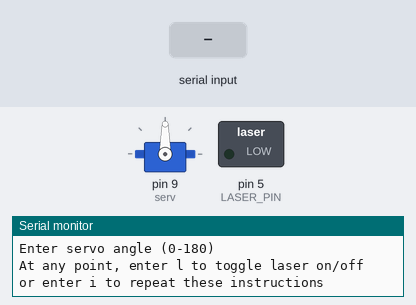
Recording of a sketch running on a simulated Arduino Uno, built with avr-gcc and run on an emulated ATmega328P. Parts: servo, switched loads named in the sketch (green lamp = pin HIGH), the last lines printed to the serial monitor. Inputs (shaded band) come from the test bench.

Above: at 2.2 s.
2.3 s: "l" received over Serial
At 4.1 s:
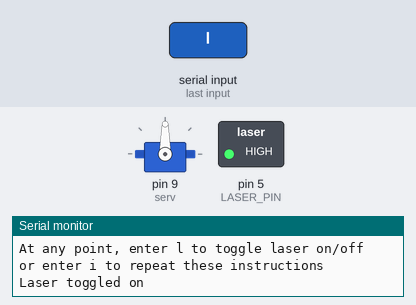
4.7 s: "5\n" received over Serial
At 6.9 s:
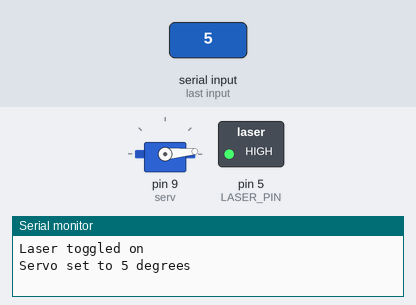
7.2 s: "200\n" received over Serial
At 9.0 s:
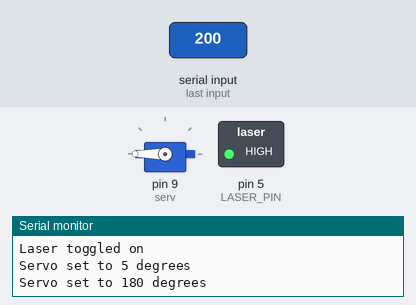
9.6 s: "l" received over Serial
At 11.7 s:
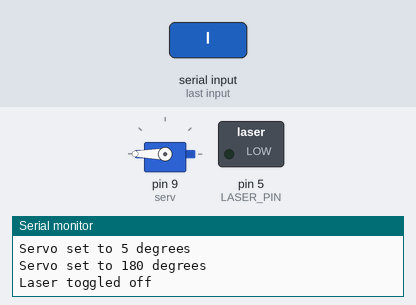
12.0 s: "5\n" received over Serial
At 13.9 s:
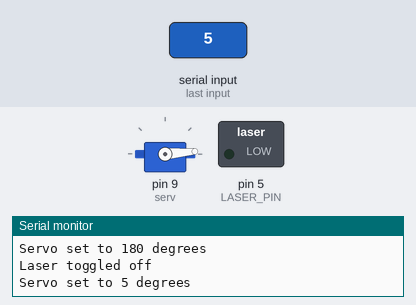
14.5 s: "90\n" received over Serial
At 16.9 s:
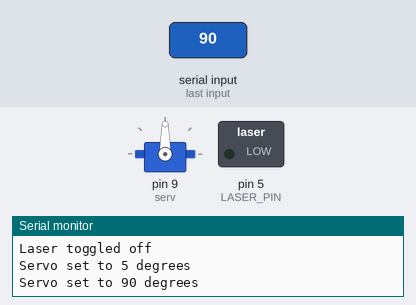
Timing chart, 0 to 17.9 s (numbered marks = the images above; inputs shaded):
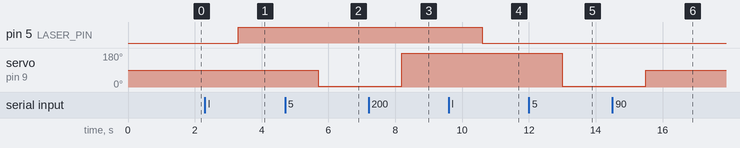

The sketch:

SG90_KY008_UserInput_Example.ino
```cpp
/*
  Reads a value from Serial Monitor and moves servo to that angle
  Turns on laser pointer when in use
*/

#include <Servo.h>
#define LASER_PIN 5 // define digital pin connected to laser pointer

Servo serv;  // create Servo object to control a servo

int pos = 0;  // variable to store servo position
bool laser = false;  // variable to store on/off state of laser
bool asked = false;  // variable stop instructions being repeated forever

void setup() {
  Serial.begin(115200); // serial connection at 115200 baud
  serv.attach(9);  // attaches the servo on pin 9 to the Servo object
  pinMode(LASER_PIN, OUTPUT);  // configures laser pointer pin as an output
  delay(1000);  // wait a second after startup to allow for board reset
}

void loop() {
  // Print instructions once, then wait for a response
  if (!asked) {
    Serial.println("Servo Testing Started.");
    Serial.println("Enter servo angle (0-180)");
    Serial.println("At any point, enter l to toggle laser on/off or enter i to repeat these instructions");
    asked = true;
  }

  // Check user response
  if (Serial.available() > 0) {
    String input = Serial.readString();
    input.trim(); // removes trailing whitespace/newline

    if (input.length() > 0) {
      // Check if the input is a valid positive number
      bool isNumber = true;
      for (int i = 0; i < input.length(); i++) {
        if (!isDigit(input.charAt(i))) {
          isNumber = false;
          break;
        }
      }

      if (isNumber) { // if input was a number, set servo state
        int angle = input.toInt();
        if (angle > 180) {
          angle = 180;
        }
        serv.write(angle);
        Serial.print("Servo set to ");
        Serial.print(angle);
        Serial.println(" degrees");
      }
      else { // if input was not a number and instead was "l" or "L" then toggle laser state
        input.toLowerCase(); // make it lowercase
        if (input == "l") {
          laser = !laser;
          if (laser) {
            Serial.println("Laser toggled on");
          }
          else {
            Serial.println("Laser toggled off");
          }
        } // if input was an "i" or "I" then repeat the instructions
        else if (input == "i") {
          Serial.println("Enter servo angle (0-180), l to toggle laser on/off, or i to repeat these instructions.");
        }
        else {
          Serial.println("Error: Invalid Input");
          Serial.println("Enter servo angle (0-180), l to toggle laser on/off, or i to repeat these instructions.");
        }
      }
    }
  }

  // control laser state
  if (laser) {
    digitalWrite(LASER_PIN, HIGH);
  } else {
    digitalWrite(LASER_PIN, LOW);
  }
}
```

Measured:
- after the input at 2.3 s, pin 5 (LASER_PIN): LOW → HIGH after 1.0 s
- after the input at 4.7 s, servo on pin 9 (serv): 90° → 5° after 1.0 s
- after the input at 7.2 s, servo on pin 9 (serv): 5° → 180° after 1.0 s
- after the input at 9.6 s, pin 5 (LASER_PIN): HIGH → LOW after 1.0 s
- after the input at 12.0 s, servo on pin 9 (serv): 180° → 5° after 1.0 s
- after the input at 14.5 s, servo on pin 9 (serv): 5° → 90° after 1.0 s
